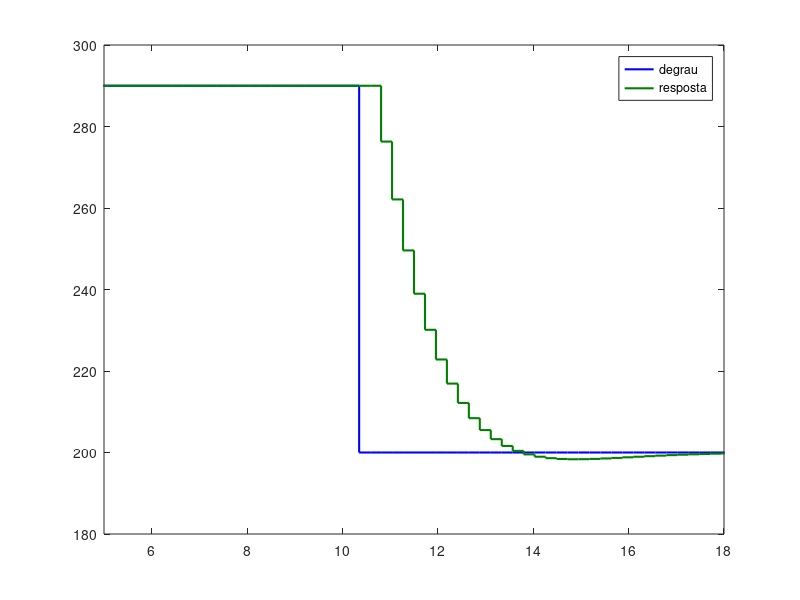
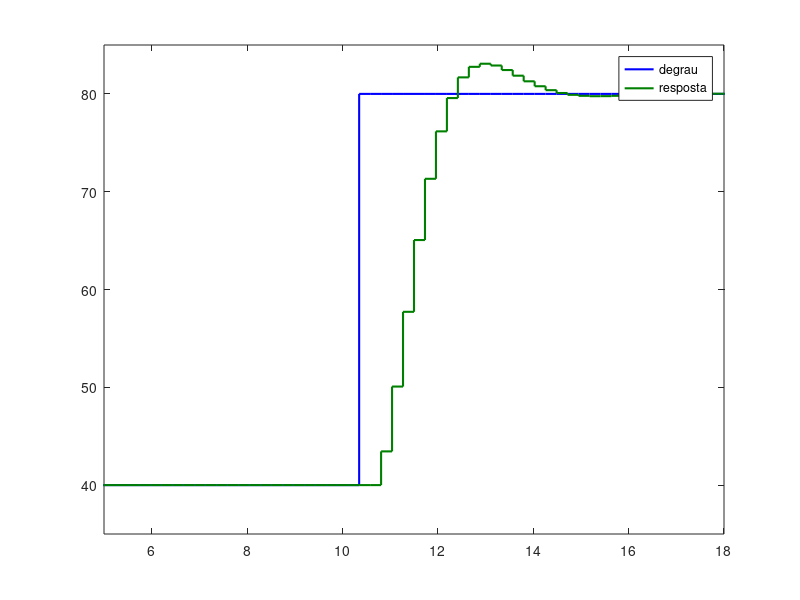
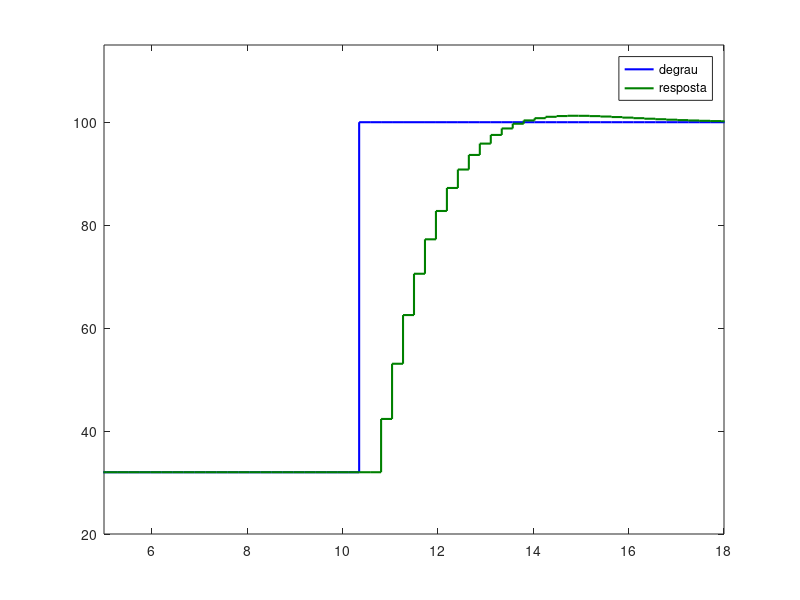

Source code (MATLAB) for these figures, in order:
clc;
close all;

load('data/output/outputBase0_23.mat')
load('data/output/outputShoulder0_23.mat')
load('data/output/outputForearm0_23.mat')

darkGreen = [0, 0.5, 0];
darknessGreen = [0, 0.1, 0];

timeForearm0_23 = 0:0.23:19.78;

refBase0_23 = zeros(1,87);
refShoulder0_23 = zeros(1,87);
refForearm0_23 = zeros(1,87);

for idx = 1:87
    if idx <= 45
        refBase0_23(1,idx) = 290;
        refShoulder0_23(1,idx) = 40;
        refForearm0_23(1,idx) = 32;
    else
        refBase0_23(1,idx) = 200;
        refShoulder0_23(1,idx) = 80;
        refForearm0_23(1,idx) = 100;
    end
end

figure(1)
stairs(timeForearm0_23(1,:),refBase0_23(1,:),'b', 'LineWidth', 1.5);
hold on
stairs(timeForearm0_23(1,:),outputBase0_23(:,1),'Color',darkGreen, 'LineWidth', 1.5);
axis([5 18 180 300])
legend('degrau','resposta')

figure(2)
stairs(timeForearm0_23(1,:),refShoulder0_23(1,:),'b', 'LineWidth', 1.5);
hold on
stairs(timeForearm0_23(1,:),outputShoulder0_23(:,1),'Color',darkGreen, 'LineWidth', 1.5);
axis([5 18 35 85])
legend('degrau','resposta')

figure(3)
stairs(timeForearm0_23(1,:),refForearm0_23(1,:),'b', 'LineWidth', 1.5);
hold on
stairs(timeForearm0_23(1,:),outputForearm0_23(:,1),'Color',darkGreen, 'LineWidth', 1.5);
axis([5 18 20 115])
legend('degrau','resposta')

